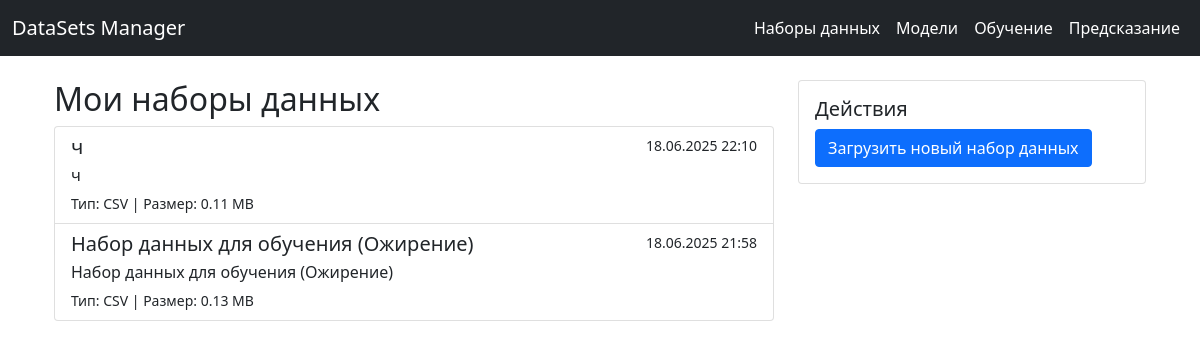
Screenshot of /datasets/ (signed in) with the database file from the repository.
### datasets/models.py (models this page shows, shortened)
class DataFile(models.Model):
    FILE_TYPES = (
        ('CSV', 'CSV'),
        ('XLSX', 'Excel'),
    )
    user = models.ForeignKey(
        settings.AUTH_USER_MODEL,
        on_delete=models.CASCADE,
        related_name='datasets',
        default=1
    )
    title = models.CharField(max_length=255, verbose_name="Название набора")
    description = models.TextField(verbose_name="Описание", blank=True)
    file = models.FileField(upload_to='datasets/', verbose_name="Файл данных")
    file_type = models.CharField(max_length=5, choices=FILE_TYPES, verbose_name="Тип файла")
    file_size = models.PositiveIntegerField(verbose_name="Размер файла (байт)")
    upload_date = models.DateTimeField(auto_now_add=True, verbose_name="Дата загрузки")
    class Meta:
        verbose_name = "Файл данных"
        verbose_name_plural = "Файлы данных"
    def get_file_size_mb(self):
        return f"{self.file_size / (1024 * 1024):.2f} MB"
    def get_absolute_url(self):
        return reverse('dataset_detail', args=[str(self.id)])

### datasets/views.py (the view)
# urls.py: path('datasets/', datasets_views.dataset_list, name='dataset_list'),
@login_required
def dataset_list(request):
    datasets = DataFile.objects.filter(user=request.user).order_by('-upload_date')
    return render(request, 'datasets/list.html', {'datasets': datasets})

### datasets/templates/datasets/list.html
{% extends "base.html" %}
{% block content %}
<div class="container">
    <div class="row">
        <div class="col-md-8">
            <h2>Мои наборы данных</h2>
            <div class="list-group">
                {% for dataset in datasets %}
                <a href="{{ dataset.get_absolute_url }}" class="list-group-item list-group-item-action">
                    <div class="d-flex w-100 justify-content-between">
                        <h5 class="mb-1">{{ dataset.title }}</h5>
                        <small>{{ dataset.upload_date|date:"d.m.Y H:i" }}</small>
                    </div>
                    <p class="mb-1">{{ dataset.description|truncatechars:100 }}</p>
                    <small>Тип: {{ dataset.get_file_type_display }} | Размер: {{ dataset.get_file_size_mb }}</small>
                </a>
                {% empty %}
                <div class="alert alert-info">Нет загруженных наборов данных</div>
                {% endfor %}
            </div>
        </div>
        <div class="col-md-4">
            <div class="card">
                <div class="card-body">
                    <h5 class="card-title">Действия</h5>
                    <a href="{% url 'dataset_upload' %}" class="btn btn-primary btn-block">
                        Загрузить новый набор данных
                    </a>
                </div>
            </div>
        </div>
    </div>
</div>
{% endblock %}

### datasets/templates/base.html (shortened to what this page needs)
<!DOCTYPE html>
<html lang="ru">
<head>
    <link href="https://cdn.jsdelivr.net/npm/bootstrap@5.1.3/dist/css/bootstrap.min.css" rel="stylesheet">
</head>
<body>
    <header class="bg-dark text-white">
        <nav class="navbar navbar-expand-lg navbar-dark bg-dark">
            <div class="container-fluid">
                <a class="navbar-brand text-white" href="{% url 'dataset_list' %}">DataSets Manager</a>
                <div class="collapse navbar-collapse" id="navbarNav">
                    <ul class="navbar-nav ms-auto">
                        <li class="nav-item">
                            <a class="nav-link text-white" href="{% url 'dataset_list' %}">Наборы данных</a>
                        </li>
                        <li class="nav-item">
                            <a class="nav-link text-white" href="{% url 'model_list' %}">Модели</a>
                        </li>
                        <li class="nav-item">
                            <a class="nav-link text-white" href="{% url 'session_list' %}">Обучение</a>
                        </li>
                        <li class="nav-item">
                            <a class="nav-link text-white" href="{% url 'predict_sessions_list' %}">Предсказание</a>
                        </li>
                    </ul>
                </div>
            </div>
        </nav>
    </header>
    <div class="container mt-4">
        {% block content %}{% endblock %}
    </div>
</body>
</html>

### rows the page displays
DataFile: title "ч", upload_date "18.06.2025 22:10", description "ч", file_type "CSV", get_file_size_mb "0.11 MB"
DataFile: title "Набор данных для обучения (Ожирение)", upload_date "18.06.2025 21:58", description "Набор данных для обучения (Ожирение)", file_type "CSV", get_file_size_mb "0.13 MB"
